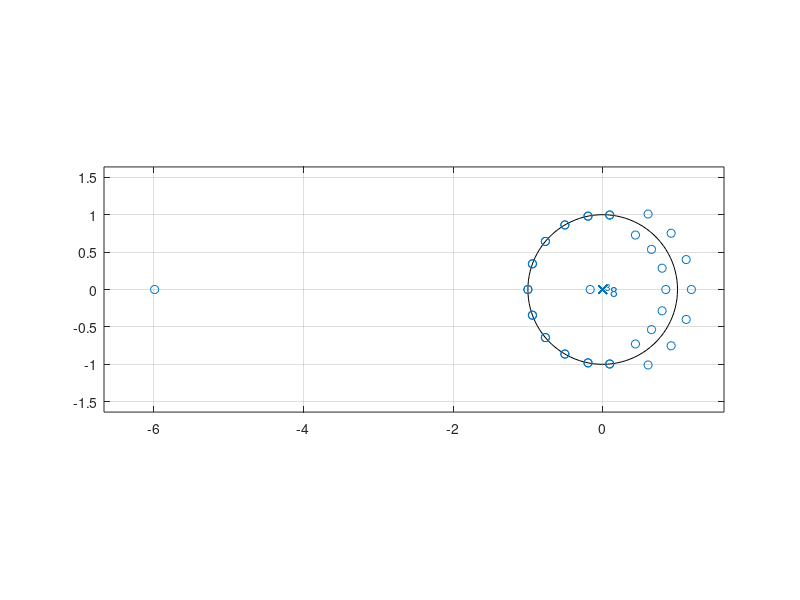
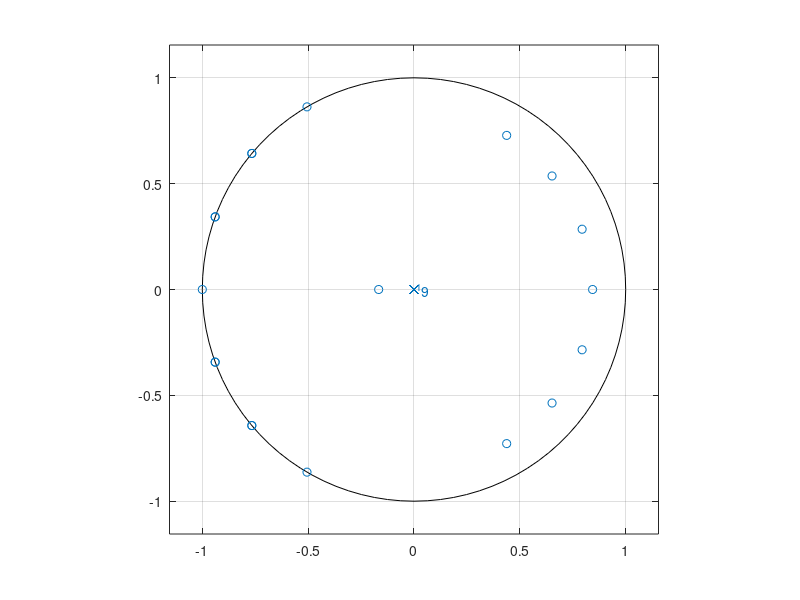
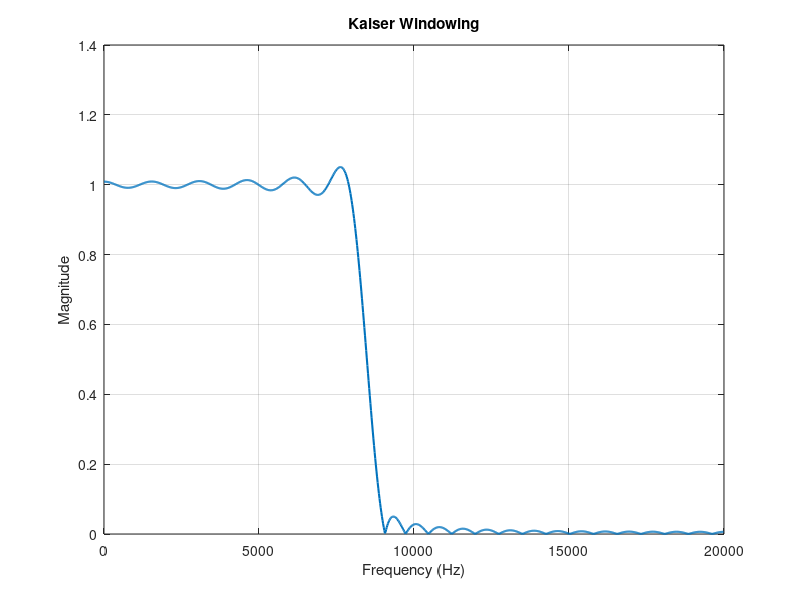
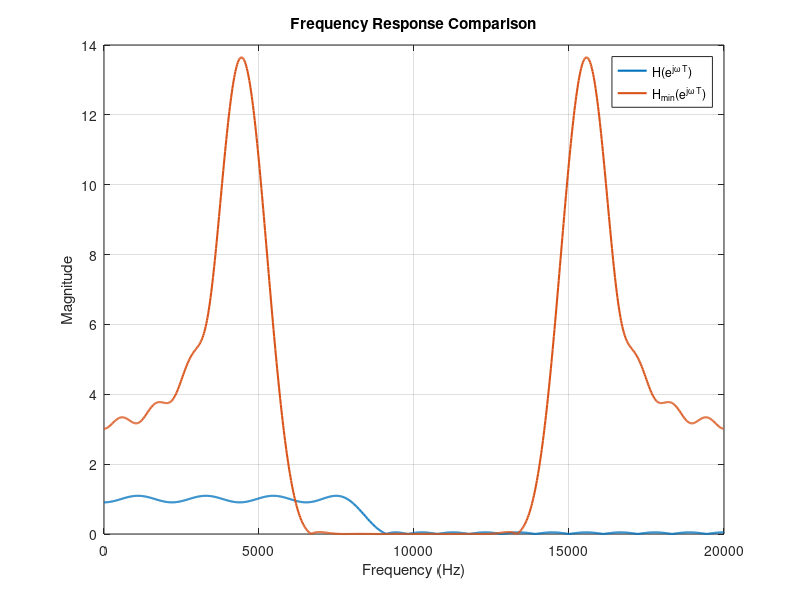

Reproduce these figures in MATLAB, in order.
fsamp = 20000;
fcuts = [4000 4500];
mags = [1 0]; 
devs = [0.1 0.05];

%% Kaiser Design
[n1,Wn,beta,ftype] = kaiserord(fcuts,mags,devs,fsamp);
n1 = n1 + rem(n1,2);
hh = fir1(n1,Wn,ftype,kaiser(n1+1,beta),"noscale");
fprintf('Kaiser Order %d\n', n1);

[H1,f] = freqz(hh,1,1024,fsamp);

%% Step 1: Parks-McClellan Design
[n2,fo,ao,w] = firpmord(fcuts,mags,devs,fsamp);
n2 = n2 + rem(n2,2);
b = firpm(n2,fo,ao,w);
fprintf('Parks-McClellan Order %d\n', n2);
fprintf('Parks-McClellan Order %d\n', size(b));
[H2,f] = freqz(b,1,1024,fsamp);
%disp(H2);
Hmag = abs(H2);

% Passband indices
pb = f <= 4000;

% Stopband indices
sb = f >= 4500;

% Step 2: Actual ripples stop and pass band
delta_p_actual = max(abs(Hmag(pb) - 1));
delta_s_actual = max(Hmag(sb));

% Step 3: Add the stopband delta to h[n] at the center tap (time domain)
M = n2;
center = M/2 + 1;
b_new = b;

b_new(center) = b_new(center) + delta_s_actual;
disp(b_new)
% Plot original zeros vs modified for min phase
tol = 1e-8;
z = roots(b_new); %plot with x's
r = abs(z);
figure
zplane(b_new, 1);
% Step 4 and 5: Only keep roots inside and on unit circle, Remove half of the zeros on the unit circle 
on_uc = z(abs(r - 1) <= tol);
inside_uc = z(r < 1 - tol);
n_uc = size(on_uc,1) / 2; %number to remove
z = [on_uc(1:n_uc); inside_uc];

factor = sqrt(b_new(1) / abs(prod(z)));

% Recreate the coefficients using the poly function
b_temp = poly(z);
b_temp = b_temp * factor;
b_temp = b_temp ./ sqrt(1+delta_s_actual); %final step divide by sqrt(1 + stopband ripple)
figure
zplane(b_temp, 1);
[H2_new,f] = freqz(b_temp,1,1024,fsamp);
Hmag_new = abs(H2_new);
fprintf('Actual passband ripple (before) = %f\n', delta_p_actual);
fprintf('Actual stopband ripple (before) = %f\n', delta_s_actual);

delta_p_after = max(abs(Hmag_new(pb) - 1));
delta_s_after = max(Hmag_new(sb));

fprintf('Actual passband ripple (after)  = %f\n', delta_p_after);
fprintf('Actual stopband ripple (after)  = %f\n', delta_s_after);
fprintf('ORDER (after)  = %f\n', size(b_temp));
%% Plot Only Kaiser Windowing
figure
plot(f,abs(H1),'LineWidth',1.5)
grid on
xlabel('Frequency (Hz)')
ylabel('Magnitude')
title('Kaiser Windowing')
%% Plot Both
figure
plot(f,abs(H2),'LineWidth',1.5)
hold on
plot(f,abs(H2_new),'LineWidth',1.5)
grid on
xlabel('Frequency (Hz)')
ylabel('Magnitude')
legend('H(e^{j\omega T})','H_{min}(e^{j\omega T})')
title('Frequency Response Comparison')
